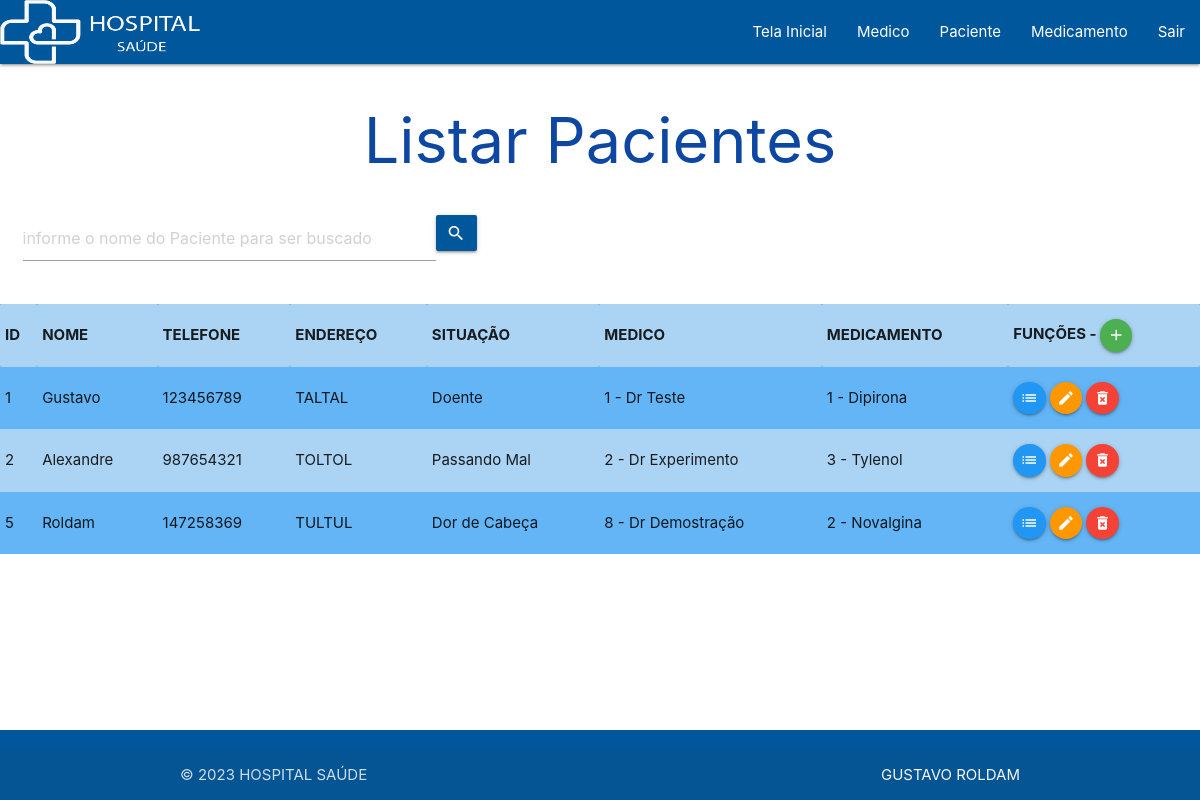
The page /VIEW/Paciente/lstPaciente.php (signed in) on the database its author committed.
### tables this page shows
CREATE TABLE `paciente` (
  `id` int(11) NOT NULL,
  `nome` varchar(35) NOT NULL,
  `telefone` int(11) NOT NULL,
  `endereco` varchar(50) NOT NULL,
  `situacao` varchar(50) NOT NULL,
  `idMedico` int(11) NOT NULL,
  `idMedicamento` int(11) NOT NULL
);

CREATE TABLE `medico` (
  `id` int(11) NOT NULL,
  `nome` varchar(35) NOT NULL,
  `crm` int(11) NOT NULL,
  `nacimento` date NOT NULL,
  `telefone` int(11) NOT NULL
);

CREATE TABLE `medicamento` (
  `id` int(11) NOT NULL,
  `nome` varchar(50) NOT NULL,
  `validade` date NOT NULL,
  `qtde` int(11) NOT NULL,
  `unidade` varchar(5) NOT NULL,
  `preco` float NOT NULL
);

### DAL/dalPaciente.php (called while the page is built, shortened)
<?php
include_once 'C:\xampp\htdocs\hospital\MODEL\paciente.php';
class dalPaciente{
    public function Select(){
        $sql = "SELECT paciente.id, paciente.nome, paciente.telefone, paciente.endereco, paciente.situacao, paciente.idMedico, paciente.idMedicamento, medico.nome AS medico_nome, medicamento.nome AS medicamento_nome FROM paciente INNER JOIN medico ON(paciente.idMedico = medico.id) INNER JOIN medicamento ON(paciente.idMedicamento = medicamento.id);";
        $con = Conexao::conectar();
        $result = $con->query($sql);
        foreach ($result as $linha) {
            $paciente = new \MODEL\Paciente();
            $paciente->setId($linha['id']);
            $paciente->setNome($linha['nome']);
            $paciente->setTelefone($linha['telefone']);
            $paciente->setEndereco($linha['endereco']);
            $paciente->setSituacao($linha['situacao']);
            $paciente->setIdMedico($linha['idMedico']);
            $paciente->setIdMedicamento($linha['idMedicamento']);
            $paciente->setNomeMedico($linha['medico_nome']);
            $paciente->setNomeMedicamento($linha['medicamento_nome']);
            $lstPaciente[] = $paciente;
        }
        return $lstPaciente;
    }
}

### BLL/bllPaciente.php (called while the page is built, shortened)
<?php
include_once '../../DAL/dalPaciente.php';
include_once 'C:/xampp/htdocs/hospital/MODEL/paciente.php';
class bllPaciente
{
    public function Select()
    {
        $dal = new \DAL\dalPaciente();
        return $dal->Select();
    }
}

### MODEL/paciente.php (called while the page is built, shortened)
<?php
    class Paciente{
        private ?int $id;
        private ?string $nome;
        private ?int $telefone;
        private ?string $endereco;
        private ?string $situacao;
        private ?int $idMedico;
        private ?int $idMedicamento;
        private ?string $NomeMedico;
        private ?string $NomeMedicamento;
        public function getId(){
            return $this->id;
        }
        public function setId(int $id){
            $this->id = $id;
        }
        public function getNome(){
            return $this->nome;
        }
        public function setNome(string $nome){
            $this->nome = $nome;
        }
        public function getTelefone(){
            return $this->telefone;
        }
        public function setTelefone(int $telefone){
            $this->telefone = $telefone;
        }
        public function getEndereco(){
            return $this->endereco;
        }
        public function setEndereco(string $endereco){
            $this->endereco = $endereco;
        }
        public function getSituacao(){
            return $this->situacao;
        }
        public function setSituacao(string $situacao){
            $this->situacao = $situacao;
        }
        public function getIdMedico(){
            return $this->idMedico;
        }
        public function setIdMedico(int $idMedico){
            $this->idMedico = $idMedico;
        }
        public function getIdMedicamento(){
            return $this->idMedicamento;
        }
        public function setIdMedicamento(int $idMedicamento){
            $this->idMedicamento = $idMedicamento;
        }
        public function getNomeMedico(){
            return $this->NomeMedico;
        }
        public function setNomeMedico(string $NomeMedico){
            $this->NomeMedico = $NomeMedico;
        }
        public function getNomeMedicamento(){
            return $this->NomeMedicamento;
        }
        public function setNomeMedicamento(string $NomeMedicamento){
            $this->NomeMedicamento = $NomeMedicamento;
        }
    }
?>

### VIEW/Paciente/lstPaciente.php (the view, shortened to what this page needs)
<?php
    include_once 'C:/xampp/htdocs/hospital/BLL/bllPaciente.php';
    if (isset($_GET['busca'])){
        $busca = $_GET['busca'];
    }else{
        $busca = null;
    }
    $bll = new \BLL\bllPaciente();
    if ($busca == null){
        $lstPaciente = $bll->Select();
    }else{
        $lstPaciente = $bll->SelectNome($busca);
    }
?>
<!DOCTYPE html>
<html lang="pt-br">
<head>
    <link rel="stylesheet" href="https://cdnjs.cloudflare.com/ajax/libs/materialize/1.0.0/css/materialize.min.css">
    <link rel="stylesheet" href="https://cdnjs.cloudflare.com/ajax/libs/materialize/1.0.0/css/materialize.min.css">
</head>
<body>
    <?php
    include_once '../menu.php';
    ?>
    <h1 class="titulo">Listar Pacientes</h1>
    <div class="row ">
        <div class="input-field">
            <form action="../Paciente/lstPaciente.php" method="GET" id="frmBuscaOperador" class="col s8">
                <div class="input-field col s8">
                    <input type="text" placeholder="informe o nome do Paciente para ser buscado" class="form-control col s10" id="txtBusca" name="busca">
                    <button class="btn waves-effect light-blue darken-4 col m1" type="submit" name="action">
                        <i class="material-icons right">search</i></button>
                </div>
            </form>
        </div>
    </div>
    <table class="striped blue lighten-2">
        <tr>
            <th>ID</th>
            <th>NOME</th>
            <th>TELEFONE</th>
            <th>ENDEREÇO</th>
            <th>SITUAÇÃO</th>
            <th>MEDICO</th>
            <th>MEDICAMENTO</th>
            <th>FUNÇÕES -
                <a class="btn-floating btn-small waves-effect waves-light green" onclick="JavaScript:location.href='inserirPaciente.php'">
                    <i class="material-icons">add</i>
                </a>
            </th>
        </tr>
        <?php
        foreach ($lstPaciente as $paciente) {
        ?>
            <tr>
                <td><?php echo $paciente->getId(); ?></td>
                <td><?php echo $paciente->getNome(); ?></td>
                <td><?php echo $paciente->getTelefone(); ?></td>
                <td><?php echo $paciente->getEndereco(); ?></td>
                <td><?php echo $paciente->getSituacao(); ?></td>
                <td><?php echo $paciente->getIdMedico(); ?> - <?php echo $paciente->getNomeMedico(); ?> </td>
                <td><?php echo $paciente->getIdMedicamento(); ?> - <?php echo $paciente->getNomeMedicamento(); ?></td>
                <td> <a class="btn-floating btn-small waves-effect waves-light blue" onclick="JavaScript:location.href='detalhePaciente.php?id=' +
                     <?php echo $paciente->getId(); ?>">
                        <i class="material-icons">list</i>
                    </a>
                    <a class="btn-floating btn-small waves-effect waves-light orange" onclick="JavaScript:location.href='editarPaciente.php?id=' +
                     <?php echo $paciente->getId(); ?>">
                        <i class="material-icons">edit</i>
                    </a>
                    <a class="btn-floating btn-small waves-effect waves-light red" type="button"
                        onclick="JavaScript:remover( <?php echo $paciente->getId();?> , '<?php echo $paciente->getNome();?>' );"> <i class="material-icons">delete_forever</i>
                    </a>
                </td>
            </tr>
        <?php
        }
        ?>
    </table>
    <?php
    include_once '../footer.php';
    ?>
</body>
</html>

### VIEW/menu.php (shortened to what this page needs)
<!DOCTYPE html>
<html lang="pt-br">
<head>
  <link rel="stylesheet" href="https://cdnjs.cloudflare.com/ajax/libs/materialize/1.0.0/css/materialize.min.css">
  <link rel="stylesheet" href="https://cdnjs.cloudflare.com/ajax/libs/materialize/1.0.0/css/materialize.min.css">
</head>
<body>
  <nav>
    <div class="nav-wrapper light-blue darken-4">
      <a href="#!" class="brand-logo"><img src="../imagens/logo_branco.jpg" alt="Girl in a jacket" width="200" height="64"></a>
      <ul id="nav-mobile" class="right hide-on-med-and-down">
        <li><a href="\hospital\VIEW\PagPadrao\pagpadrao.php">Tela Inicial</a></li>
        <li><a href="\hospital\VIEW\Medico\lstMedico.php">Medico</a></li>
        <li><a href="\hospital\VIEW\Paciente\lstPaciente.php">Paciente</a></li>
        <li><a href="\hospital\VIEW\Medicamento\lstMedicamento.php">Medicamento</a></li>
        <li><a href="\hospital\VIEW\logout.php">Sair</a></li>
      </ul>
    </div>
  </nav>
</html>

### VIEW/footer.php (shortened to what this page needs)
<footer class="page-footer light-blue darken-4 fixed-footer">
    <div class="footer-copyright">
        <div class="container">
            © 2023 HOSPITAL SAÚDE
            <a class="grey-text text-lighten-4 right" href="https://github.com/gustavoroldam" target="_blank">GUSTAVO ROLDAM</a>
        </div>
    </div>
</footer>

### VIEW/Paciente/lstPaciente.php (style rules this page uses)
.titulo { display: flex; justify-content: center; align-items: center; color: #0d47a1; }

### VIEW/footer.php (style rules this page uses)
.fixed-footer { position: fixed; z-index: 1; left: 0; bottom: 0; width: 100%; }

### rows shown on the page
paciente: id "1", nome "Gustavo", telefone "123456789", endereco "TALTAL", situacao "Doente", idMedico "1", idMedico.nome "Dr Teste", idMedicamento "1", idMedicamento.nome "Dipirona"
paciente: id "2", nome "Alexandre", telefone "987654321", endereco "TOLTOL", situacao "Passando Mal", idMedico "2", idMedico.nome "Dr Experimento", idMedicamento "3", idMedicamento.nome "Tylenol"
paciente: id "5", nome "Roldam", telefone "147258369", endereco "TULTUL", situacao "Dor de Cabeça", idMedico "8", idMedico.nome "Dr Demostração", idMedicamento "2", idMedicamento.nome "Novalgina"
